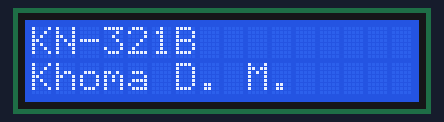
A sketch run on a simulated Arduino Uno, built with avr-gcc and run on an emulated ATmega328P. On the bench: 16×2 character LCD.

Above: at 0.1 s.
At 6.2 s:
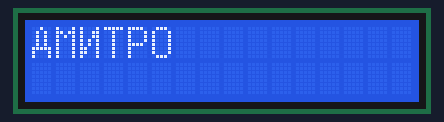
At 18.4 s:
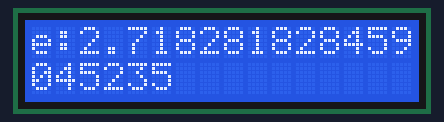
At 36.6 s:
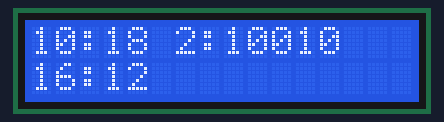

Measured:
- what the display in image 1 shows lasts 2.0 s, from 6.2 s to 8.2 s

The sketch:

sketch_nov2a.ino
```cpp
#include <LiquidCrystal_I2C.h>

LiquidCrystal_I2C lcd(32, 16, 2);

void setup() {
  lcd.init();
  lcd.backlight();
  lcd.display();

}

void task_1(){
  lcd.print("KN-321B");
  lcd.setCursor(0,1);
  lcd.print("Khoma D. M.");
}

void task_2(){
  char arr[] = {'2','.','7','1','8',
                '2','8','1','8','2',
                '8','4','5','9','0',
                '4','5','2','3','5'};

  lcd.print("e:");
  for(int i = 0; i<14;i++){
    lcd.print(arr[i]);
  }
  lcd.setCursor(0,1);
  for(int i = 14; i<20;i++){
    lcd.print(arr[i]);
  }
}

void task_3(){
  int num = 18;
  lcd.print("10:");
  lcd.print(num);

  lcd.setCursor(6,0);
  lcd.print("2:");
  lcd.print(num, BIN);

  lcd.setCursor(0,1);
  lcd.print("16:");
  lcd.print(num, HEX);

}

void task_4(){
  byte customChars[8][8] =
  {
  {B00100,B01010,B01010,B01010,B01010,B11111,B10001,B10001}, // Д
  {B10001,B11011,B10101,B10001,B10001,B10001,B10001,B10001}, // м
  {B10001,B10011,B10011,B10101,B10101,B11001,B11001,B10001}, // и
  {B11111,B00100,B00100,B00100,B00100,B00100,B00100,B00100}, // т
  {B11110,B10001,B10001,B10001,B11110,B10000,B10000,B10000}, // р
  {B01110,B10001,B10001,B10001,B10001,B10001,B10001,B01110}, // о
};
  for (int i = 0; i < 6; i++) {
    lcd.createChar(i, customChars[i]);
  }

  lcd.setCursor(0, 0);
  for(int i =0; i<6; i++){
    lcd.write(byte(i));
  }
}

void (*tasks[])() = {task_1, task_2, task_3, task_4};

void loop(){
  for (int i =0; i<4; i++){
  	tasks[i]();
    delay(2000);
  	lcd.clear();
  }
}
```
